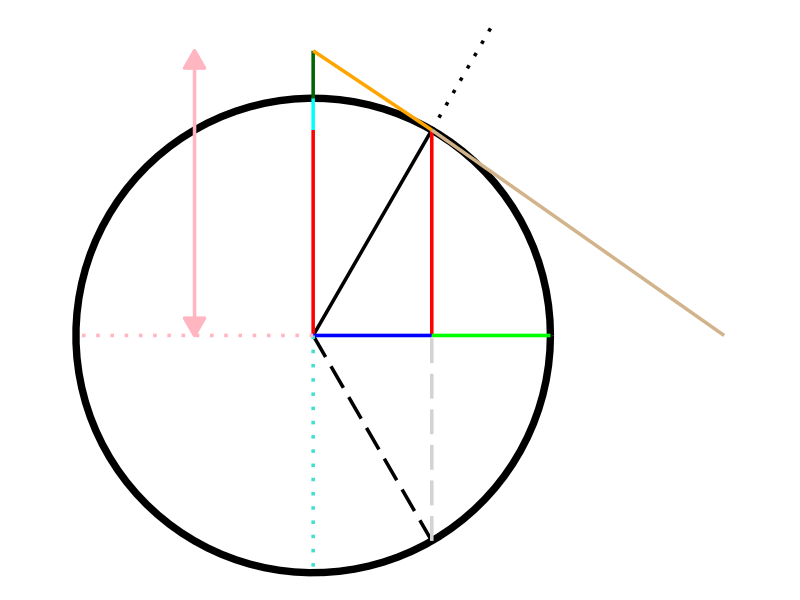

This figure's R source:
library(ggplot2)

# Set theta value
theta <- pi / 3

# Circle data
circle_data <- data.frame(
  x = cos(seq(0, 2 * pi, length.out = 100)),
  y = sin(seq(0, 2 * pi, length.out = 100))
)

# Coordinates
x_theta <- cos(theta)
y_theta <- sin(theta)

O <- c(0, 0)
A <- c(x_theta, y_theta)
A_extra <- c(1.5 * x_theta, 1.5 * y_theta)
B <- c(x_theta, -y_theta)
C <- c(x_theta, 0)
D <- c(1, 0)
E <- c(tan(theta), 0)
F <- c(0, 1.2)
G <- c(0, y_theta)
H <- c(0, 1)
K <- c(-1, 0)
L <- c(0, -1)

plot <- ggplot() +
  # Circle
  geom_path(data = circle_data, aes(x = x, y = y), colour = "black", size = 2.5) +
  
  # Theta line (O to A)
  geom_segment(aes(x = O[1], y = O[2], xend = A[1], yend = A[2]), colour = "black", size = 1.2) +
  
  # Dotted theta extra line (A to A_extra)
  geom_segment(aes(x = A[1], y = A[2], xend = A_extra[1], yend = A_extra[2]), colour = "black", linetype = "dotted", size = 1.2) +
  
  # Mirror theta line (O to B)
  geom_segment(aes(x = O[1], y = O[2], xend = B[1], yend = B[2]), colour = "black", linetype = "longdash", size = 1.2) +
  
  # Red vertical lines (A to C and O to G)
  geom_segment(aes(x = A[1], y = A[2], xend = C[1], yend = C[2]), colour = "red", size = 1.2) +
  geom_segment(aes(x = O[1], y = O[2], xend = G[1], yend = G[2]), colour = "red", size = 1.2) +
  
  # Blue cos line (O to C)
  geom_segment(aes(x = O[1], y = O[2], xend = C[1], yend = C[2]), colour = "blue", size = 1.2) +
  
  # Green versin line (C to D)
  geom_segment(aes(x = C[1], y = C[2], xend = D[1], yend = D[2]), colour = "green", size = 1.2) +
  
  # Cyan coversin line (G to H)
  geom_segment(aes(x = G[1], y = G[2], xend = H[1], yend = H[2]), colour = "cyan", size = 1.2) +
  
  # Dark green exsec line (H to F)
  geom_segment(aes(x = H[1], y = H[2], xend = F[1], yend = F[2]), colour = "darkgreen", size = 1.2) +
  
  # OL line (O to L)
  geom_segment(aes(x = O[1], y = O[2], xend = L[1], yend = L[2]), colour = "turquoise", linetype = "dotted", size = 1.2) +
  
  # OK line (O to K)
  geom_segment(aes(x = O[1], y = O[2], xend = K[1], yend = K[2]), colour = "lightpink", linetype = "dotted", size = 1.2) +
  
  # CB line (B to C)
  geom_segment(aes(x = B[1], y = B[2], xend = C[1], yend = C[2]), colour = "lightgray", linetype = "longdash", size = 1.2) +
  
  # Orange cotangent line (F to A)
  geom_segment(aes(x = F[1], y = F[2], xend = A[1], yend = A[2]), colour = "orange", size = 1.2) +
  
  # Tan tangent line (E to A)
  geom_segment(aes(x = E[1], y = E[2], xend = A[1], yend = A[2]), colour = "tan", size = 1.2) +
  
  # Light pink exsec line (F to K) with arrows
  geom_segment(aes(x = -0.5, y = F[2], xend = -0.5, yend = 0), colour = "lightpink", size = 1.2,
               arrow = arrow(type = "closed", ends = "both", length = unit(0.2, "inches"))) +
  
  coord_fixed() +
  theme_void()

print(plot)
